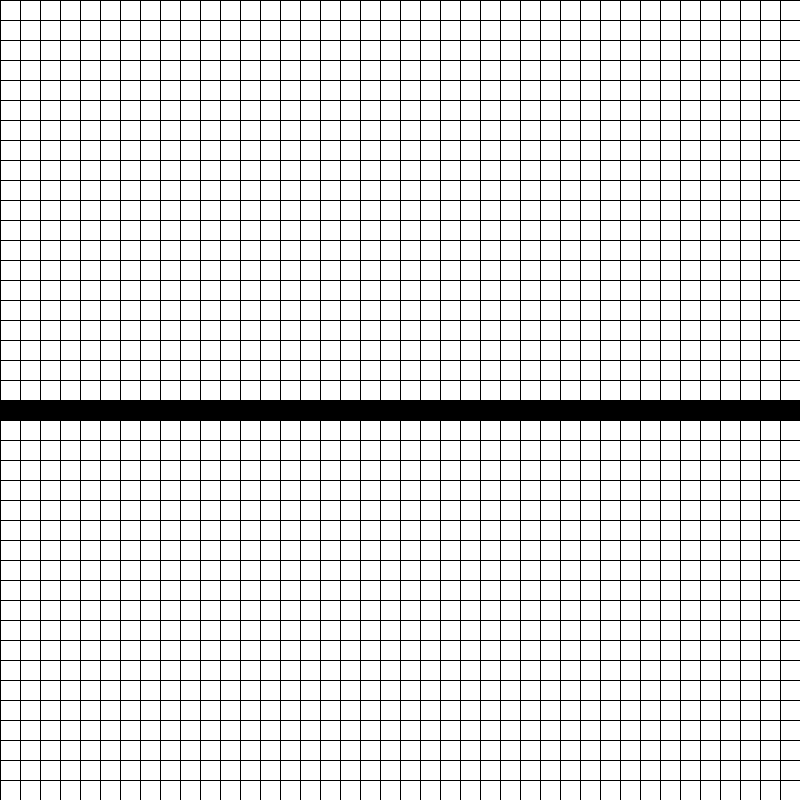
Frame 1 (no input)
Frame 60 (the mouse pressed at the canvas centre just before this capture): identical to frame 1, image omitted
Frame 120 (the mouse held since frame 60 and released just before this capture): identical to frame 1, image omitted

The Processing sketch that drew this single still picture (run headless with seeded random() and noise(); from frame 60 on, the mouse is pressed at the canvas centre):

// Processing sketch: battleShip
// ── battleShip.pde
int[][] theBoard;
int rows, cols;
float squareWidth, squareHeight;

void setup() {
  size(800, 800);
  
  rows = 40;
  cols = 40;
  startBoardValues();

}

void draw() {
  displayBoard();

}





void startBoardValues() {
  theBoard = new int [cols][rows];
  squareWidth = width/cols;
  squareHeight = height/rows;
  
}


void displayBoard() {
  for (int x = 0; x < cols; x++) {
    for (int y = 0; y < rows; y++) {
      if (y == 20) {
        fill(0);
      }
      else {
        fill(255);
      }
      rect(x*squareWidth,y*squareHeight,squareWidth,squareHeight);
    }
  
  }
}
